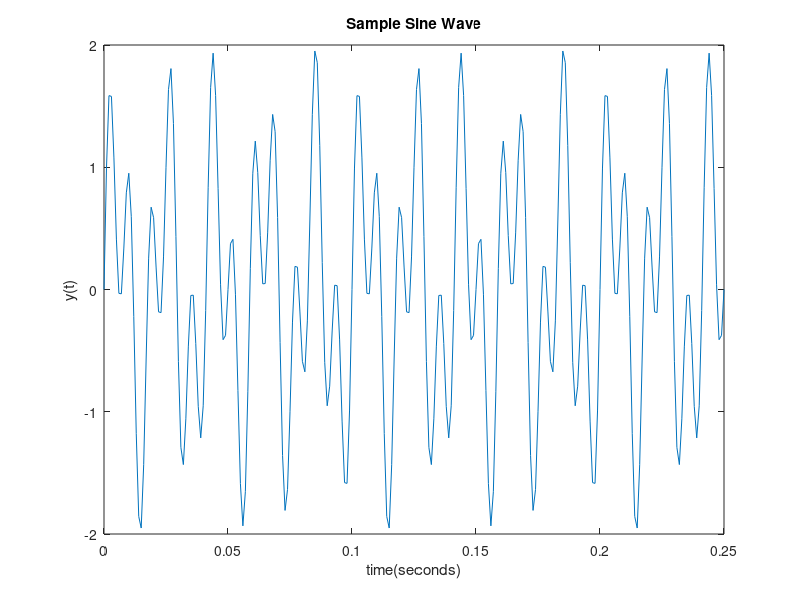
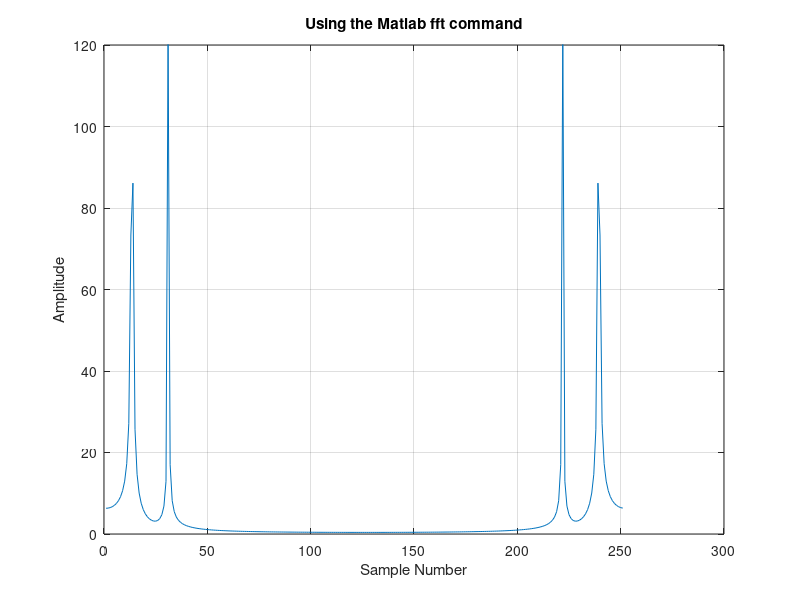

Reproduce these figures in MATLAB, in order. (Note: this script raises an error after producing the figures.)
clear;
clc;
Fs = 1000;
t = 0:.001:.25;     %250个采样点
x = sin(2*pi*50*t) + sin(2*pi*120*t);
y = x;

sinePlot = figure;  %创建一个新的figure
plot(t,y);
xlabel('time(seconds)');
ylabel('y(t)');
title('Sample Sine Wave');

matlabFFT = figure;
YfreqDomain = fft(y);
plot(abs(YfreqDomain));
xlabel('Sample Number')
ylabel('Amplitude')
title('Using the Matlab fft command')
grid
axis([0,300,0,120])

[YfreqDomain,frequencyRange] = centeredFFT(y,Fs);
disp('test');
centeredFFT = figure;
stem(frequencyRange,abs(YfreqDomain));
xlabel('Freq(Hz)');
ylabel('Amplitude');
title('Using the centeredFFT function');
grid;
axis([0,700,0,120])

[YfreqDomain,frequencyRange] = positiveFFT(y,Fs);
positiveFFT = figure;
stem(frequencyRange,abs(YfreqDomain));
set(positiveFFT,'Position',[500,500,500,300])
xlabel('Freq(Hz)');
ylabel('Amplitude');
title('Using the positiveFFT function');
grid;
axis([0,700,0,120])

